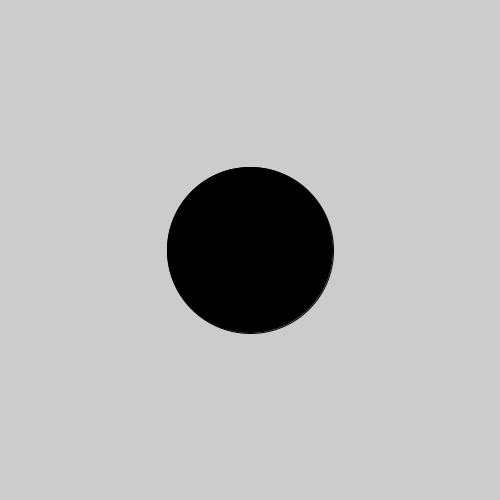
Frame 1 (no input)
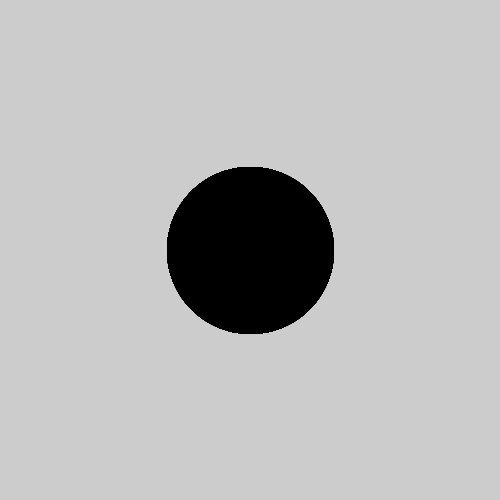
Frame 60 (the mouse pressed at the canvas centre just before this capture)
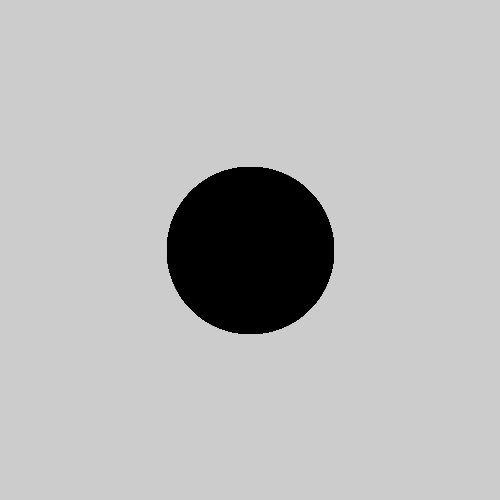
Frame 120 (the mouse held since frame 60 and released just before this capture)

The Processing sketch that drew these frames (run headless with seeded random() and noise(); from frame 60 on, the mouse is pressed at the canvas centre):

// Processing sketch: ReadingAssignment1Ex3CarolineYau
// ── ReadingAssignment1Ex3CarolineYau.pde
//Caroline Yau
//Reading Assignment 1

//Exercise 3

void setup(){
  size(500, 500);
}

void draw(){
  fill(0);
  ellipse(width/2, height/2, width/3, height/3);
}
